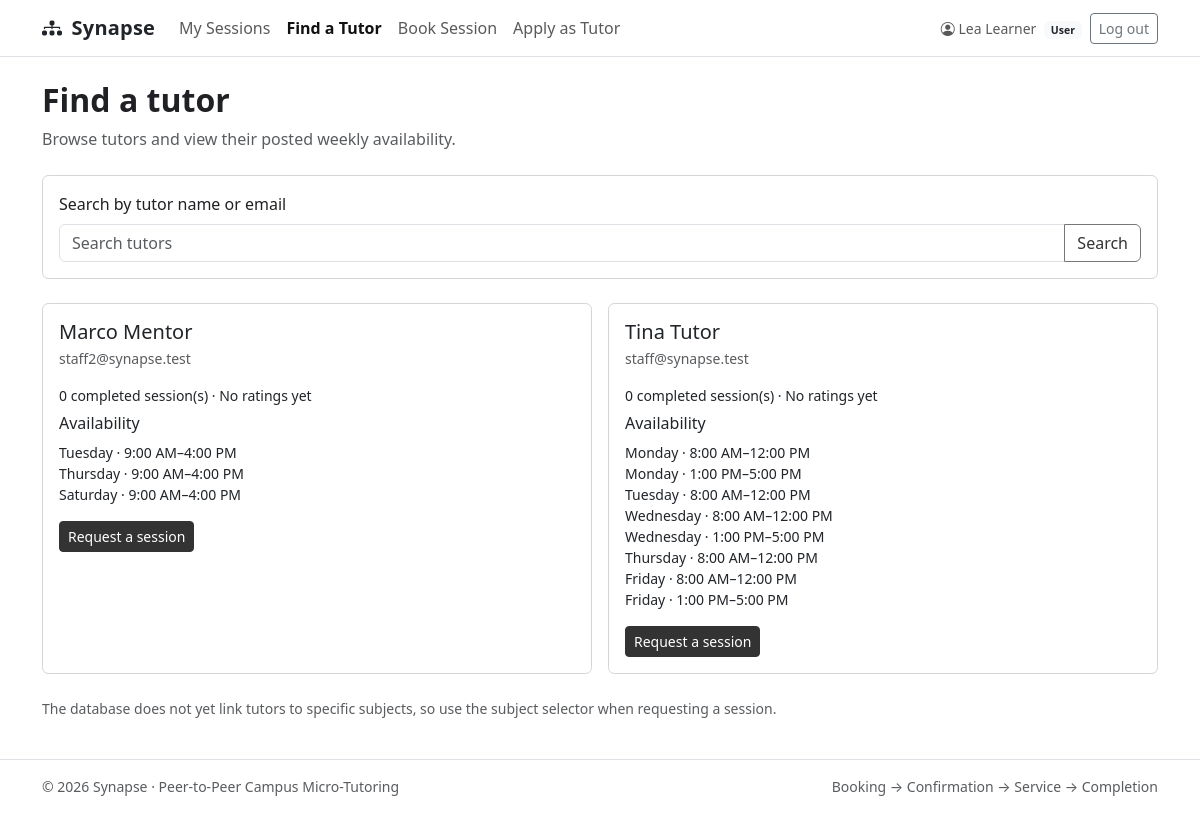
Page /user/tutors.php (signed in) on the committed database.
### tables this page shows
CREATE TABLE IF NOT EXISTS users (
    id INT AUTO_INCREMENT PRIMARY KEY,
    full_name VARCHAR(100) NOT NULL,
    email VARCHAR(150) NOT NULL UNIQUE,
    password_hash VARCHAR(255) NOT NULL,
    role ENUM('admin', 'staff', 'user') NOT NULL DEFAULT 'user',
    is_verified TINYINT(1) NOT NULL DEFAULT 1,
    verification_token CHAR(32) NULL,
    token_expires_at DATETIME NULL,
    created_at TIMESTAMP NOT NULL DEFAULT CURRENT_TIMESTAMP
);

CREATE TABLE IF NOT EXISTS tutor_schedules (
    id INT AUTO_INCREMENT PRIMARY KEY,
    tutor_id INT NOT NULL,
    day_of_week TINYINT NOT NULL,
    start_time TIME NOT NULL,
    end_time TIME NOT NULL,
    is_available TINYINT NOT NULL DEFAULT 1,
    CONSTRAINT fk_schedule_tutor FOREIGN KEY (tutor_id) REFERENCES users(id) ON DELETE CASCADE,
    CONSTRAINT chk_schedule_day CHECK (day_of_week BETWEEN 0 AND 6),
    CONSTRAINT chk_schedule_time CHECK (end_time > start_time),
    UNIQUE KEY uq_schedule (tutor_id, day_of_week, start_time, end_time)
);

### config/env.php (called while the page is built, shortened)
<?php
function project_env(string $key, string $default = ''): string
{
    $value = $_ENV[$key] ?? getenv($key);
    return ($value === false || $value === null || $value === '') ? $default : (string) $value;
}

### includes/functions.php (called while the page is built, shortened)
<?php
require_once __DIR__ . '/../config/env.php';
require_once __DIR__ . '/../config/database.php';
function db(): mysqli
{
    global $conn;
    return $conn;
}
function e(mixed $value): string
{
    return htmlspecialchars((string) $value, ENT_QUOTES | ENT_SUBSTITUTE, 'UTF-8');
}
function url(string $path = ''): string
{
    return rtrim(project_env('APP_URL', 'http://localhost/Synapse'), '/') . '/' . ltrim($path, '/');
}
function current_user(): ?array
{
    return $_SESSION['user'] ?? null;
}
function dashboard_for(string $role): string
{
    return 'user/dashboard.php';
}
function require_role(string|array $roles): array
{
    $user = current_user();
    $stmt = db()->prepare('SELECT full_name, email, role, is_verified FROM users WHERE id = ?');
    $stmt->bind_param('i', $user['id']);
    $stmt->execute();
    $account = $stmt->get_result()->fetch_assoc();
    $user = $_SESSION['user'];
    return $user;
}
function day_name(int $day): string
{
    return ['Sunday', 'Monday', 'Tuesday', 'Wednesday', 'Thursday', 'Friday', 'Saturday'][$day] ?? 'Unknown';
}
function format_time(string $time): string
{
    return date('g:i A', strtotime($time));
}

### user/tutors.php (the view, shortened to what this page needs)
<?php
require_once __DIR__ . '/../includes/functions.php';
require_role('user');
$search = trim((string) ($_GET['q'] ?? ''));
if ($search === '') {
    $stmt = db()->prepare("SELECT u.id, u.full_name, u.email, (SELECT COUNT(*) FROM appointments a WHERE a.tutor_id = u.id AND a.status = 'COMPLETED') AS completed_count, (SELECT AVG(r.rating) FROM session_reviews r JOIN appointments a ON a.id = r.appointment_id WHERE a.tutor_id = u.id) AS average_rating FROM users u WHERE u.role = 'staff' ORDER BY u.full_name");
    $stmt->execute();
}
$tutors = $stmt->get_result();
require __DIR__ . '/../includes/header.php';
?>
<div class="mb-4"><h1 class="page-heading h2">Find a tutor</h1><p class="text-muted mb-0">Browse tutors and view their posted weekly availability.</p></div>
<form method="get" class="card card-body mb-4"><label class="form-label" for="q">Search by tutor name or email</label><div class="input-group"><input id="q" class="form-control" name="q" value="<?= e($search) ?>" placeholder="Search tutors"><button class="btn btn-outline-primary" type="submit">Search</button></div></form>
<?php if ($tutors->num_rows === 0): ?><div class="alert alert-info">No tutors matched your search.</div><?php else: ?><div class="row g-3"><?php while ($tutor = $tutors->fetch_assoc()): ?><div class="col-lg-6"><div class="card h-100"><div class="card-body"><h2 class="h5 mb-1"><?= e($tutor['full_name']) ?></h2><div class="text-muted small"><?= e($tutor['email']) ?></div><p class="small mt-3 mb-2"><?= (int) $tutor['completed_count'] ?> completed session(s) · <?= $tutor['average_rating'] === null ? 'No ratings yet' : e(number_format((float) $tutor['average_rating'], 1) . ' / 5 average') ?></p><h3 class="h6">Availability</h3><?php $availability = db()->prepare('SELECT day_of_week, start_time, end_time FROM tutor_schedules WHERE tutor_id = ? AND is_available = 1 ORDER BY day_of_week, start_time'); $availability->bind_param('i', $tutor['id']); $availability->execute(); $slots = $availability->get_result(); ?><?php if ($slots->num_rows === 0): ?><p class="small text-muted">No times posted yet.</p><?php else: ?><ul class="small list-unstyled"><?php while ($slot = $slots->fetch_assoc()): ?><li><?= e(day_name((int) $slot['day_of_week'])) ?> · <?= e(format_time($slot['start_time'])) ?>–<?= e(format_time($slot['end_time'])) ?></li><?php endwhile; ?></ul><?php endif; ?><a class="btn btn-sm btn-primary" href="<?= e(url('user/book_appointment.php?tutor_id=' . (int) $tutor['id'])) ?>">Request a session</a></div></div></div><?php endwhile; ?></div><?php endif; ?>
<p class="small text-muted mt-4">The database does not yet link tutors to specific subjects, so use the subject selector when requesting a session.</p>
<?php require __DIR__ . '/../includes/footer.php'; ?>

### includes/header.php (shortened to what this page needs)
<?php
$loggedInUser = current_user();
$currentPath = $_SERVER['SCRIPT_NAME'] ?? '';
$nav = [];
if ($loggedInUser) {
    if ($loggedInUser['role'] === 'admin') {
        $nav = ['admin/dashboard.php' => 'Dashboard', 'admin/users.php' => 'Users', 'admin/tutor_applications.php' => 'Tutor Applications', 'admin/courses.php' => 'Courses', 'admin/appointments.php' => 'Appointments', 'admin/activity_logs.php' => 'Activity Logs', 'admin/reports.php' => 'Reports'];
    } elseif ($loggedInUser['role'] === 'staff') {
        $nav = ['staff/dashboard.php' => 'Approval Queue', 'staff/schedule.php' => 'My Availability'];
    } else {
        $nav = ['user/dashboard.php' => 'My Sessions', 'user/tutors.php' => 'Find a Tutor', 'user/book_appointment.php' => 'Book Session', 'user/tutor_application.php' => 'Apply as Tutor'];
    }
}
?>
<!doctype html>
<html lang="en">
<head>
    <link href="https://cdn.jsdelivr.net/npm/bootstrap@5.3.3/dist/css/bootstrap.min.css" rel="stylesheet">
    <link href="https://cdn.jsdelivr.net/npm/bootstrap-icons@1.11.3/font/bootstrap-icons.min.css" rel="stylesheet">
    <link href="<?= e(url('assets/css/style.css')) ?>" rel="stylesheet">
</head>
<body class="d-flex flex-column min-vh-100">
<nav class="navbar navbar-expand-lg navbar-light bg-white border-bottom no-print">
    <div class="container">
        <a class="navbar-brand fw-bold text-dark" href="<?= e(url($loggedInUser ? dashboard_for($loggedInUser['role']) : 'index.php')) ?>"><i class="bi bi-diagram-3-fill me-1"></i> Synapse</a>
        <div class="collapse navbar-collapse" id="mainNav">
            <ul class="navbar-nav me-auto">
                <?php foreach ($nav as $path => $label): ?><li class="nav-item"><a class="nav-link <?= str_ends_with($currentPath, $path) ? 'active' : '' ?>" href="<?= e(url($path)) ?>"><?= e($label) ?></a></li><?php endforeach; ?>
            </ul>
            <ul class="navbar-nav align-items-lg-center gap-lg-2">
                <?php if ($loggedInUser): ?>
                    <li class="nav-item"><span class="navbar-text small"><i class="bi bi-person-circle"></i> <?= e($loggedInUser['full_name']) ?> <span class="badge bg-light text-dark ms-1"><?= e(ucfirst($loggedInUser['role'])) ?></span></span></li>
                    <li class="nav-item"><form method="post" action="<?= e(url('logout.php')) ?>" class="d-inline"><?= csrf_field() ?><button class="btn btn-outline-secondary btn-sm mt-2 mt-lg-0" type="submit">Log out</button></form></li>
                <?php endif; ?>
            </ul>
        </div>
    </div>
</nav>
<main class="container py-4 flex-grow-1">

### assets/css/style.css (style rules this page uses)
:root { --bs-primary: #333; --bs-primary-rgb: 51, 51, 51; --synapse-primary: #333; --synapse-dark: #111; }
body { background: #fff; color: #202124; }
.btn-synapse, .btn-primary { --bs-btn-color: #fff; --bs-btn-bg: #333; --bs-btn-border-color: #333; --bs-btn-hover-bg: #111; --bs-btn-hover-border-color: #111; --bs-btn-active-bg: #111; --bs-btn-active-border-color: #111; }
.btn-outline-primary { --bs-btn-color: #333; --bs-btn-border-color: #777; --bs-btn-hover-color: #fff; --bs-btn-hover-bg: #333; --bs-btn-hover-border-color: #333; }
.navbar-brand { letter-spacing: .01em; }
.navbar .nav-link.active { color: #111; font-weight: 600; }
.card { border: 1px solid #d5d5d5; border-radius: .4rem; box-shadow: none; }
.page-heading { font-weight: 700; }

### rows in the picture
users: full_name "Lea Learner", role "User"
users: full_name "Marco Mentor", email "staff2@synapse.test", completed_count "0"
tutor_schedules: day_of_week "Tuesday", start_time "9:00 AM", end_time "4:00 PM"
tutor_schedules: day_of_week "Thursday", start_time "9:00 AM", end_time "4:00 PM"
tutor_schedules: day_of_week "Saturday", start_time "9:00 AM", end_time "4:00 PM"
users: full_name "Tina Tutor", email "staff@synapse.test", completed_count "0"
tutor_schedules: day_of_week "Monday", start_time "8:00 AM", end_time "12:00 PM"
tutor_schedules: day_of_week "Monday", start_time "1:00 PM", end_time "5:00 PM"
tutor_schedules: day_of_week "Tuesday", start_time "8:00 AM", end_time "12:00 PM"
tutor_schedules: day_of_week "Wednesday", start_time "8:00 AM", end_time "12:00 PM"
tutor_schedules: day_of_week "Wednesday", start_time "1:00 PM", end_time "5:00 PM"
tutor_schedules: day_of_week "Thursday", start_time "8:00 AM", end_time "12:00 PM"
tutor_schedules: day_of_week "Friday", start_time "8:00 AM", end_time "12:00 PM"
tutor_schedules: day_of_week "Friday", start_time "1:00 PM", end_time "5:00 PM"

### other values in the picture
$label "My Sessions"
$label "Find a Tutor"
$label "Book Session"
$label "Apply as Tutor"
